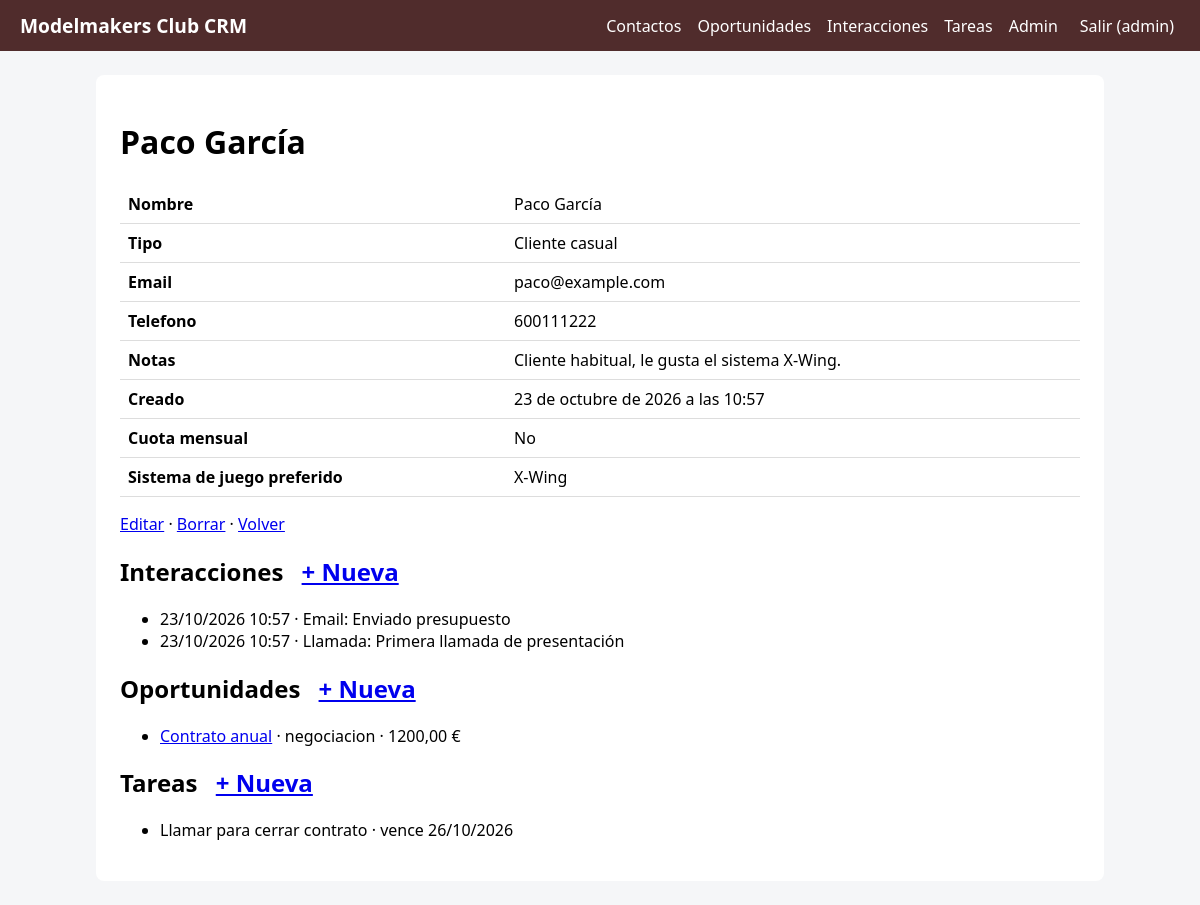
Page /contactos/1/ (signed in) on the committed database.
### contactos/models.py (models this page shows)
class Contacto(models.Model):
    TIPOS = [
        ('socio', 'Socio'),
        ('jugador', 'Jugador Habitual'),
        ('modelista','Pintor / Modelista'),
        ('proveedor', 'Proveedor / Marca'),
        ('cliente', 'Cliente casual'),
        ('mesa', "Mesa de juego"),
        ('otro','Otro')
    ]
    nombre = models.CharField(max_length=120)                        # Texto corto. max_length es OBLIGATORIO
    tipo = models.CharField(max_length=20, choices=TIPOS, default='cliente')  # choices -> desplegable en formularios
    email = models.EmailField(blank=True)                            # blank=True -> se puede dejar vacío
    telefono = models.CharField(max_length=30, blank=True)           # Teléfono como texto (admite +34, espacios)
    notas = models.TextField(blank=True, max_length=500)             # Texto largo
    creado = models.DateTimeField(auto_now_add=True)                 # auto_now_add -> fecha de creación automática
    cuota_mensual = models.BooleanField(default=False, verbose_name="Cuota mensual", help_text="Marca si el socio ha pagado la mensualidad de la asociación")  # Booleano con etiqueta y ayuda
    sistema_preferido = models.CharField(max_length=100, blank=True, verbose_name="Sistema de juego preferido", help_text="P.ej. Warhammer 40k, Age of Sigmar, Star Wars X-Wing, etc.")  # Campo adicional para el sistema de juego preferido
    class Meta:
        ordering = ['nombre']              # Orden por defecto. '-campo' = descendente
    def __str__(self):
        return self.nombre                 # Cómo se muestra el objeto en admin, desplegables, títulos

### interacciones/models.py (models this page shows, shortened)
class Interaccion(models.Model):
    CANALES = [
        ('llamada', 'Llamada'),
        ('email', 'Email'),
        ('reunion', 'Reunión'),
        ('nota', 'Nota'),
        ('whatsapp', 'WhatsApp')
    ]
    contacto = models.ForeignKey(
        'contactos.Contacto',
        on_delete=models.CASCADE,
        related_name='interacciones'
    )
    canal = models.CharField(
        max_length=20,
        choices=CANALES,
        default='nota'
    )
    resumen = models.TextField()
    fecha = models.DateTimeField(default=timezone.now)
    autor = models.ForeignKey(
        'auth.User',
        on_delete=models.SET_NULL,
        null=True,
        blank=True
    )
    class Meta:
        ordering = ['-fecha']
        verbose_name_plural = 'interacciones'

### oportunidades/models.py (models this page shows, shortened)
class Oportunidad(models.Model):
    ETAPAS = [
        ('nuevo', 'Nuevo'),
        ('contactado', 'Contactado'),
        ('en_proceso', 'En proceso'),
        ('fidelizado', 'Fidelizado'),
        ('perdido', 'Perdido')
    ]
    titulo = models.CharField(max_length=150)
    contacto = models.ForeignKey(
        'contactos.Contacto',
        on_delete=models.CASCADE,
        related_name='oportunidades'
    )
    etapa = models.CharField(max_length=20, choices=ETAPAS, default='nuevo')
    importe = models.DecimalField(
        max_digits=10,
        decimal_places=2,
        default=0
    )
    cierre_previsto = models.DateField(null=True, blank=True)
    class Meta:
        ordering = ['-id']
        verbose_name_plural = 'oportunidades'

### tareas/models.py (models this page shows, shortened)
class Tarea(models.Model):
    titulo = models.CharField(max_length=150)
    contacto = models.ForeignKey(
        'contactos.Contacto',
        on_delete=models.CASCADE,
        null=True,
        blank=True,
        related_name='tareas'
    )
    vence = models.DateField()
    hecha = models.BooleanField(default=False)
    prioridad = models.CharField(
        max_length=10,
        choices=[
            ('alta', 'Alta'),
            ('media', 'Media'),
            ('baja', 'Baja')
        ],
        default='media',
    )
    class Meta:
        ordering = ['hecha', 'vence']

### contactos/views.py (the view)
# urls.py: path('<int:pk>/', views.detalle, name='detalle'),             # /contactos/3/   (<int:pk> = número entero)
@login_required
def detalle(request, pk):
    objeto = get_object_or_404(Contacto, pk=pk)     # Si no existe -> error 404 (en vez de romperse)
    return render(request, 'contactos/detalle.html', {'objeto': objeto, 'campos': campos_de(objeto), 'ns': 'contactos'})

### core/context_processors.py (called while the page is built)
def crm(request):
    return {
        'NOMBRE_CRM': settings.NOMBRE_CRM,
        'COLOR': settings.COLOR_PRINCIPAL,
        'modulos': [{'nombre': m.capitalize(), 'url': f'{m}:index'} for m in settings.MODULOS_CRM],
    }

### core/utils.py (called while the page is built)
def campos_de(obj):
    resultado = []
    for f in obj._meta.fields:                 # _meta.fields = todas las columnas del modelo
        if f.name == 'id':                     # Ocultamos el id
            continue
        if f.choices:                          # Si el campo tiene choices, mostramos el texto visible
            valor = getattr(obj, f'get_{f.name}_display')()
        else:
            valor = getattr(obj, f.name)
        if isinstance(valor, bool):            # True/False -> Sí/No
            valor = 'Sí' if valor else 'No'
        elif valor in (None, ''):
            valor = '—'
        resultado.append((str(f.verbose_name).capitalize(), valor))
    return resultado

### contactos/templates/contactos/detalle.html (shortened to what this page needs)
{% extends 'core/base.html' %}
{% block content %}
<h1>{{ objeto }}</h1>
<table>{% for etiqueta, valor in campos %}<tr><th>{{ etiqueta }}</th><td>{{ valor }}</td></tr>{% endfor %}</table>
<p><a href="{% url 'contactos:editar' objeto.pk %}">Editar</a> · <a href="{% url 'contactos:borrar' objeto.pk %}">Borrar</a> · <a href="{% url 'contactos:index' %}">Volver</a></p>
<h2>Interacciones <a class="btn" href="{% url 'interacciones:crear' %}?contacto={{ objeto.pk }}">+ Nueva</a></h2>
<ul>{% for i in objeto.interacciones.all %}
 <li>{{ i.fecha|date:"d/m/Y H:i" }} · {{ i.get_canal_display }}: {{ i.resumen }}</li>
{% empty %}<li>Sin interacciones.</li>{% endfor %}</ul>
<h2>Oportunidades <a class="btn" href="{% url 'oportunidades:crear' %}?contacto={{ objeto.pk }}">+ Nueva</a></h2>
<ul>{% for o in objeto.oportunidades.all %}
 <li><a href="{% url 'oportunidades:detalle' o.pk %}">{{ o.titulo }}</a> · {{ o.get_etapa_display }} · {{ o.importe }} €</li>
{% empty %}<li>Sin oportunidades.</li>{% endfor %}</ul>
<h2>Tareas <a class="btn" href="{% url 'tareas:crear' %}?contacto={{ objeto.pk }}">+ Nueva</a></h2>
<ul>{% for t in objeto.tareas.all %}
 <li>{{ t.titulo }} · vence {{ t.vence|date:"d/m/Y" }} {% if t.hecha %}(hecha){% endif %}</li>
{% empty %}<li>Sin tareas.</li>{% endfor %}</ul>
{% endblock %}

### core/templates/core/base.html (shortened to what this page needs)
<!doctype html>
<html lang="es"><head><meta charset="utf-8">
</head>
<body>
<nav>
 <a class="marca" href="{% url 'inicio' %}">{{ NOMBRE_CRM }}</a>
 {% for m in modulos %}<a href="{% url m.url %}">{{ m.nombre }}</a>{% endfor %}
 {% if user.is_staff %}<a href="/admin/">Admin</a>{% endif %}
 {% if user.is_authenticated %}
  <form method="post" action="{% url 'logout' %}" style="margin:0">{% csrf_token %}<button>Salir ({{ user.username }})</button></form>
 {% endif %}
</nav>
<main>
 {% block content %}{% endblock %}
</main>
</body></html>

### rows in the picture
Contacto: nombre "Paco García", campos "Paco García" "paco@example.com" "600111222" "Cliente habitual, le gusta el sistema X-Wing." "23 de octubre de 2026 a las 10:57" "X-Wing"
Interaccion: fecha "23/10/2026 10:57", canal "Email", resumen "Enviado presupuesto"
Interaccion: fecha "23/10/2026 10:57", canal "Llamada", resumen "Primera llamada de presentación"
Oportunidad: titulo "Contrato anual", etapa "negociacion", importe "1200,00"
Tarea: titulo "Llamar para cerrar contrato", vence "26/10/2026"

### other values in the picture
{{ NOMBRE_CRM }} "Modelmakers Club CRM"
{{ m.nombre }} "Contactos" "Oportunidades" "Interacciones" "Tareas"
{{ user.username }} "admin"
{{ etiqueta }} "Nombre" "Tipo" "Email" "Telefono" "Notas" "Creado" "Cuota mensual" "Sistema de juego preferido"
{{ valor }} "Cliente casual" "No"
